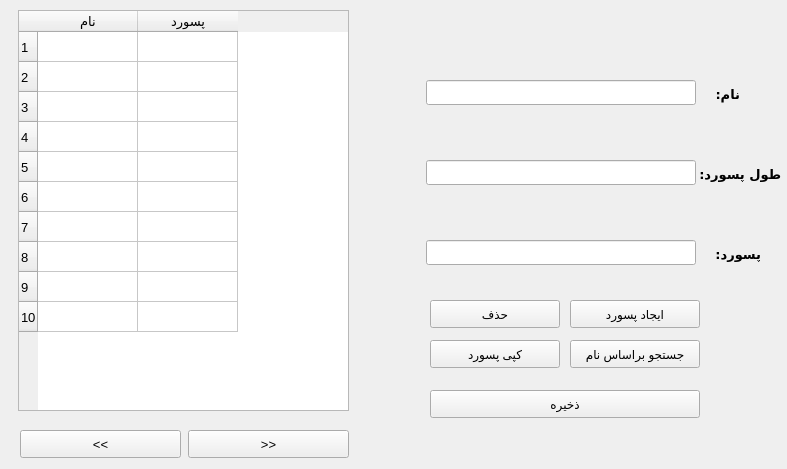
<?xml version="1.0" encoding="UTF-8"?>
<ui version="4.0">
 <class>Form</class>
 <widget class="QWidget" name="Form">
  <property name="geometry">
   <rect>
    <x>0</x>
    <y>0</y>
    <width>787</width>
    <height>469</height>
   </rect>
  </property>
  <property name="sizePolicy">
   <sizepolicy hsizetype="Expanding" vsizetype="Expanding">
    <horstretch>0</horstretch>
    <verstretch>0</verstretch>
   </sizepolicy>
  </property>
  <property name="windowTitle">
   <string>Password Manager</string>
  </property>
  <property name="windowIcon">
   <iconset resource="res.qrc">
    <normaloff>:/home/personal.ico</normaloff>:/home/personal.ico</iconset>
  </property>
  <widget class="QLineEdit" name="passval">
   <property name="geometry">
    <rect>
     <x>426</x>
     <y>240</y>
     <width>270</width>
     <height>25</height>
    </rect>
   </property>
   <property name="sizePolicy">
    <sizepolicy hsizetype="Expanding" vsizetype="Expanding">
     <horstretch>0</horstretch>
     <verstretch>0</verstretch>
    </sizepolicy>
   </property>
   <property name="readOnly">
    <bool>true</bool>
   </property>
  </widget>
  <widget class="QTableWidget" name="tableWidget">
   <property name="geometry">
    <rect>
     <x>18</x>
     <y>10</y>
     <width>331</width>
     <height>401</height>
    </rect>
   </property>
   <property name="sizePolicy">
    <sizepolicy hsizetype="Expanding" vsizetype="Expanding">
     <horstretch>0</horstretch>
     <verstretch>0</verstretch>
    </sizepolicy>
   </property>
   <property name="font">
    <font>
     <pointsize>10</pointsize>
    </font>
   </property>
   <property name="layoutDirection">
    <enum>Qt::LeftToRight</enum>
   </property>
   <property name="autoFillBackground">
    <bool>false</bool>
   </property>
   <property name="lineWidth">
    <number>1</number>
   </property>
   <property name="showGrid">
    <bool>true</bool>
   </property>
   <property name="gridStyle">
    <enum>Qt::SolidLine</enum>
   </property>
   <row>
    <property name="text">
     <string>1</string>
    </property>
   </row>
   <row>
    <property name="text">
     <string>2</string>
    </property>
   </row>
   <row>
    <property name="text">
     <string>3</string>
    </property>
   </row>
   <row>
    <property name="text">
     <string>4</string>
    </property>
   </row>
   <row>
    <property name="text">
     <string>5</string>
    </property>
   </row>
   <row>
    <property name="text">
     <string>6</string>
    </property>
   </row>
   <row>
    <property name="text">
     <string>7</string>
    </property>
   </row>
   <row>
    <property name="text">
     <string>8</string>
    </property>
   </row>
   <row>
    <property name="text">
     <string>9</string>
    </property>
   </row>
   <row>
    <property name="text">
     <string>10</string>
    </property>
   </row>
   <column>
    <property name="text">
     <string>نام</string>
    </property>
    <property name="textAlignment">
     <set>AlignCenter</set>
    </property>
   </column>
   <column>
    <property name="text">
     <string>پسورد</string>
    </property>
    <property name="textAlignment">
     <set>AlignCenter</set>
    </property>
   </column>
  </widget>
  <widget class="QLineEdit" name="nameval">
   <property name="geometry">
    <rect>
     <x>426</x>
     <y>80</y>
     <width>270</width>
     <height>25</height>
    </rect>
   </property>
   <property name="sizePolicy">
    <sizepolicy hsizetype="Expanding" vsizetype="Expanding">
     <horstretch>0</horstretch>
     <verstretch>0</verstretch>
    </sizepolicy>
   </property>
  </widget>
  <widget class="QLineEdit" name="lenval">
   <property name="geometry">
    <rect>
     <x>426</x>
     <y>160</y>
     <width>270</width>
     <height>25</height>
    </rect>
   </property>
   <property name="sizePolicy">
    <sizepolicy hsizetype="Expanding" vsizetype="Expanding">
     <horstretch>0</horstretch>
     <verstretch>0</verstretch>
    </sizepolicy>
   </property>
  </widget>
  <widget class="QPushButton" name="savebtn">
   <property name="geometry">
    <rect>
     <x>430</x>
     <y>390</y>
     <width>270</width>
     <height>28</height>
    </rect>
   </property>
   <property name="sizePolicy">
    <sizepolicy hsizetype="Expanding" vsizetype="Expanding">
     <horstretch>0</horstretch>
     <verstretch>0</verstretch>
    </sizepolicy>
   </property>
   <property name="text">
    <string>ذخیره</string>
   </property>
  </widget>
  <widget class="QPushButton" name="deletebtn">
   <property name="geometry">
    <rect>
     <x>430</x>
     <y>300</y>
     <width>130</width>
     <height>28</height>
    </rect>
   </property>
   <property name="sizePolicy">
    <sizepolicy hsizetype="Expanding" vsizetype="Expanding">
     <horstretch>0</horstretch>
     <verstretch>0</verstretch>
    </sizepolicy>
   </property>
   <property name="text">
    <string>حذف</string>
   </property>
  </widget>
  <widget class="QLabel" name="lenlbl">
   <property name="geometry">
    <rect>
     <x>700</x>
     <y>160</y>
     <width>81</width>
     <height>28</height>
    </rect>
   </property>
   <property name="sizePolicy">
    <sizepolicy hsizetype="Expanding" vsizetype="Expanding">
     <horstretch>0</horstretch>
     <verstretch>0</verstretch>
    </sizepolicy>
   </property>
   <property name="font">
    <font>
     <family>IRNazanin</family>
     <pointsize>10</pointsize>
     <weight>75</weight>
     <bold>true</bold>
    </font>
   </property>
   <property name="text">
    <string>طول پسورد:</string>
   </property>
  </widget>
  <widget class="QPushButton" name="next_pagebtn">
   <property name="geometry">
    <rect>
     <x>188</x>
     <y>430</y>
     <width>161</width>
     <height>28</height>
    </rect>
   </property>
   <property name="sizePolicy">
    <sizepolicy hsizetype="Expanding" vsizetype="Expanding">
     <horstretch>0</horstretch>
     <verstretch>0</verstretch>
    </sizepolicy>
   </property>
   <property name="font">
    <font>
     <pointsize>10</pointsize>
    </font>
   </property>
   <property name="toolTip">
    <string/>
   </property>
   <property name="toolTipDuration">
    <number>2</number>
   </property>
   <property name="whatsThis">
    <string/>
   </property>
   <property name="text">
    <string>&gt;&gt;</string>
   </property>
  </widget>
  <widget class="QLabel" name="namelbl">
   <property name="geometry">
    <rect>
     <x>700</x>
     <y>80</y>
     <width>40</width>
     <height>28</height>
    </rect>
   </property>
   <property name="sizePolicy">
    <sizepolicy hsizetype="Expanding" vsizetype="Expanding">
     <horstretch>0</horstretch>
     <verstretch>0</verstretch>
    </sizepolicy>
   </property>
   <property name="font">
    <font>
     <family>IRNazanin</family>
     <pointsize>10</pointsize>
     <weight>75</weight>
     <bold>true</bold>
    </font>
   </property>
   <property name="text">
    <string>نام:</string>
   </property>
  </widget>
  <widget class="QPushButton" name="generatebtn">
   <property name="geometry">
    <rect>
     <x>570</x>
     <y>300</y>
     <width>130</width>
     <height>28</height>
    </rect>
   </property>
   <property name="sizePolicy">
    <sizepolicy hsizetype="Expanding" vsizetype="Expanding">
     <horstretch>0</horstretch>
     <verstretch>0</verstretch>
    </sizepolicy>
   </property>
   <property name="text">
    <string>ایجاد پسورد</string>
   </property>
  </widget>
  <widget class="QPushButton" name="searchbtn">
   <property name="geometry">
    <rect>
     <x>570</x>
     <y>340</y>
     <width>130</width>
     <height>28</height>
    </rect>
   </property>
   <property name="sizePolicy">
    <sizepolicy hsizetype="Expanding" vsizetype="Expanding">
     <horstretch>0</horstretch>
     <verstretch>0</verstretch>
    </sizepolicy>
   </property>
   <property name="text">
    <string>جستجو براساس نام</string>
   </property>
  </widget>
  <widget class="QPushButton" name="pre_pagebtn">
   <property name="geometry">
    <rect>
     <x>20</x>
     <y>430</y>
     <width>161</width>
     <height>28</height>
    </rect>
   </property>
   <property name="sizePolicy">
    <sizepolicy hsizetype="Expanding" vsizetype="Expanding">
     <horstretch>0</horstretch>
     <verstretch>0</verstretch>
    </sizepolicy>
   </property>
   <property name="font">
    <font>
     <pointsize>10</pointsize>
    </font>
   </property>
   <property name="text">
    <string>&lt;&lt;</string>
   </property>
  </widget>
  <widget class="QPushButton" name="cpybtn">
   <property name="geometry">
    <rect>
     <x>430</x>
     <y>340</y>
     <width>130</width>
     <height>28</height>
    </rect>
   </property>
   <property name="sizePolicy">
    <sizepolicy hsizetype="Expanding" vsizetype="Expanding">
     <horstretch>0</horstretch>
     <verstretch>0</verstretch>
    </sizepolicy>
   </property>
   <property name="text">
    <string>کپی پسورد</string>
   </property>
  </widget>
  <widget class="QLabel" name="passlbl">
   <property name="geometry">
    <rect>
     <x>710</x>
     <y>240</y>
     <width>51</width>
     <height>28</height>
    </rect>
   </property>
   <property name="sizePolicy">
    <sizepolicy hsizetype="Expanding" vsizetype="Expanding">
     <horstretch>0</horstretch>
     <verstretch>0</verstretch>
    </sizepolicy>
   </property>
   <property name="font">
    <font>
     <family>IRNazanin</family>
     <pointsize>10</pointsize>
     <weight>75</weight>
     <bold>true</bold>
    </font>
   </property>
   <property name="text">
    <string>پسورد:</string>
   </property>
  </widget>
 </widget>
 <resources>
  <include location="res.qrc"/>
 </resources>
 <connections/>
</ui>
